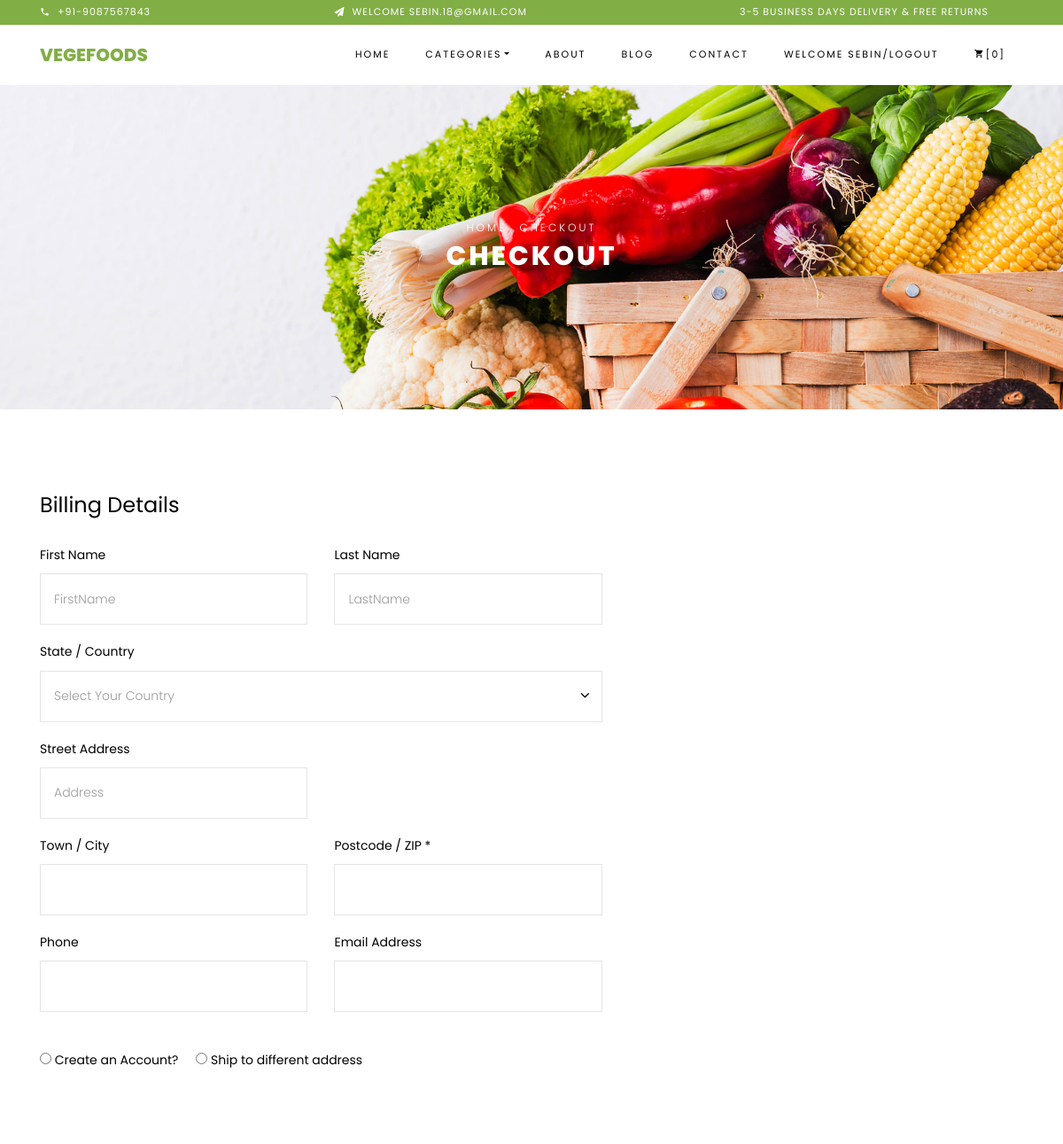
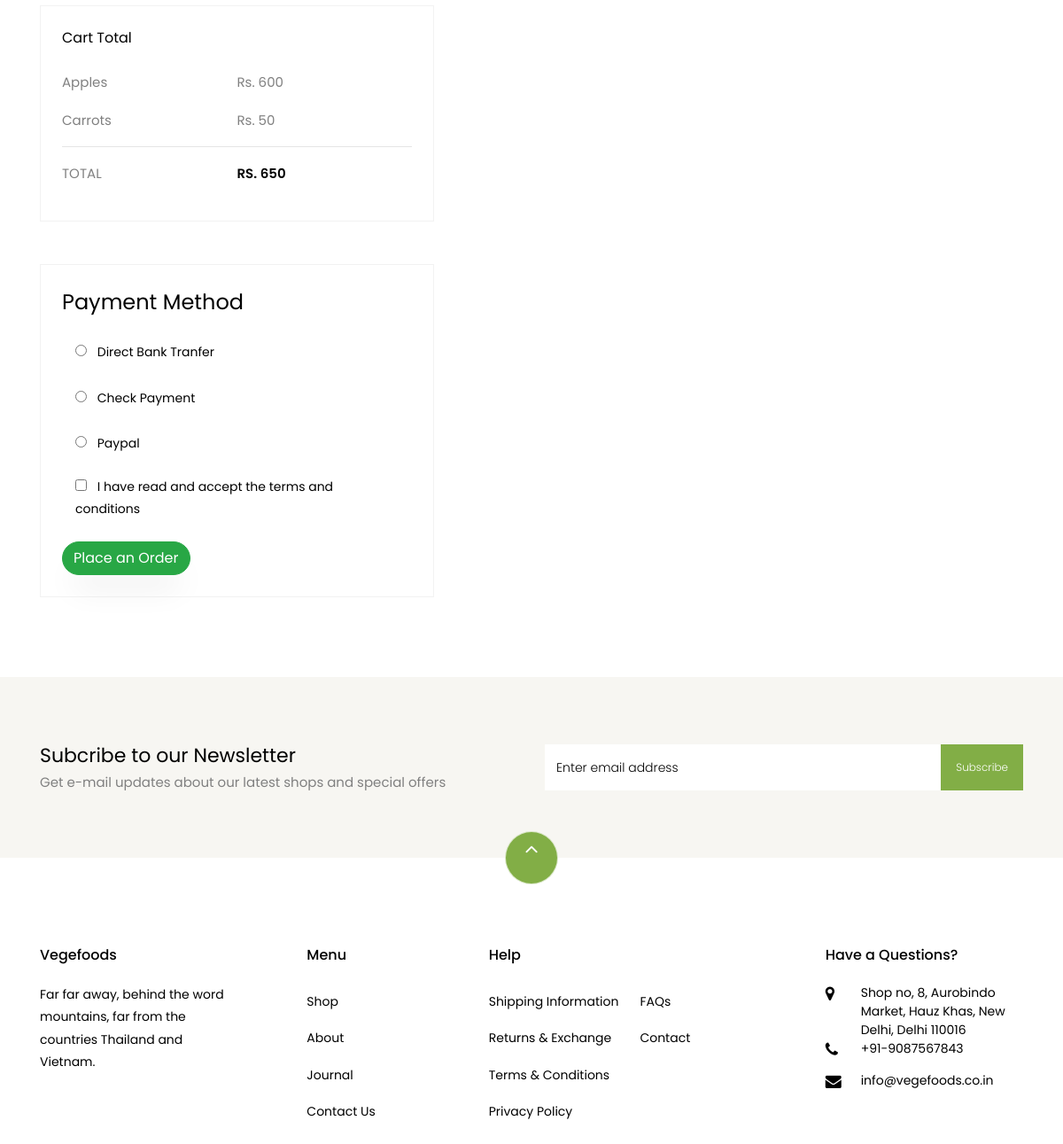
The app's page /Frontend/Checkout/ (signed in) with its own data (2 pictures, top to bottom).
### Frontend/models.py (models this page shows)
class cartDB(models.Model):
    Username = models.CharField(max_length=100, null=True, blank=True)
    Productname = models.CharField(max_length=100, null=True, blank=True)
    Quantity = models.IntegerField(null=True, blank=True)
    Price = models.IntegerField(null=True, blank=True)
    Totalprice = models.IntegerField(null=True, blank=True)

### Frontend/views.py (the view)
# urls.py: path('Checkout/', views.Checkout, name='Checkout'),
def Checkout(request):
    categories = CategoryDB.objects.all()
    cart = cartDB.objects.filter(Username=request.session['NAME'])
    total_price = 0
    for i in cart:
        total_price = total_price + i.Totalprice
    return render(request, 'Checkout.html', {'cart':cart, 'total_price':total_price, 'categories':categories})

### Frontend/templates/Checkout.html (shortened to what this page needs)
<!DOCTYPE html>
{% load static %}
<html lang="en">
   <head>
    <link rel="stylesheet" href="{% static 'Home/css/open-iconic-bootstrap.min.css' %}">
    <link rel="stylesheet" href="{% static 'Home/css/animate.css' %}">
    <link rel="stylesheet" href="{% static 'Home/css/owl.carousel.min.css' %}">
    <link rel="stylesheet" href="{% static 'Home/css/owl.theme.default.min.css' %}">
    <link rel="stylesheet" href="{% static 'Home/css/magnific-popup.css' %}">
    <link rel="stylesheet" href="{% static 'Home/css/aos.css' %}">
    <link rel="stylesheet" href="{% static 'Home/css/ionicons.min.css' %}">
    <link rel="stylesheet" href="{% static 'Home/css/bootstrap-datepicker.css' %}">
    <link rel="stylesheet" href="{% static 'Home/css/jquery.timepicker.css' %}">
    <link rel="stylesheet" href="{% static 'Home/css/flaticon.css' %}">
    <link rel="stylesheet" href="{% static 'Home/css/icomoon.css' %}">
    <link rel="stylesheet" href="{% static 'Home/css/style.css' %}">
  </head>
  <body class="goto-here">
		<div class="py-1 bg-primary">
    	<div class="container">
    		<div class="row no-gutters d-flex align-items-start align-items-center px-md-0">
	    		<div class="col-lg-12 d-block">
		    		<div class="row d-flex">
		    			<div class="col-md pr-4 d-flex topper align-items-center">
					    	<div class="icon mr-2 d-flex justify-content-center align-items-center"><span class="icon-phone2"></span></div>
						    <span class="text">+91-9087567843</span>
					    </div>
					    <div class="col-md pr-4 d-flex topper align-items-center">
					    	<div class="icon mr-2 d-flex justify-content-center align-items-center"><span class="icon-paper-plane"></span></div>
						    {% if request.session.EMAIL %}
                            <span class="text">Welcome {{request.session.EMAIL}}</span>
                            {% endif %}
					    </div>
					    <div class="col-md-5 pr-4 d-flex topper align-items-center text-lg-right">
						    <span class="text">3-5 Business days delivery &amp; Free Returns</span>
					    </div>
				    </div>
			    </div>
		    </div>
		  </div>
    </div>
    <nav class="navbar navbar-expand-lg navbar-dark ftco_navbar bg-dark ftco-navbar-light" id="ftco-navbar">
	    <div class="container">
	      <a class="navbar-brand" href="{% url 'Homepage' %}">Vegefoods</a>
	      <div class="collapse navbar-collapse" id="ftco-nav">
	        <ul class="navbar-nav ml-auto">
	          <li class="nav-item active"><a href="{% url 'Homepage' %}" class="nav-link">Home</a></li>
	          <li class="nav-item dropdown">
              <a class="nav-link dropdown-toggle" href="#" id="dropdown04" data-toggle="dropdown"
                 aria-haspopup="true" aria-expanded="false">Categories</a>
            </li>
	          <li class="nav-item"><a href="{% url 'AboutPage' %}" class="nav-link">About</a></li>
	          <li class="nav-item"><a href="{% url 'FrontendBlog' %}" class="nav-link">Blog</a></li>
	          <li class="nav-item"><a href="{% url 'ContactPage' %}" class="nav-link">Contact</a></li>
                {% if request.session.NAME %}
              <li class="nav-item"><a href="{% url 'UserLogout' %}" class="nav-link">Welcome
                  {{request.session.NAME}}/Logout</a></li>
                {% else %}
	          <li class="nav-item"><a href="{% url 'UserLogin' %}" class="nav-link">Register/Login</a></li>
                {% endif %}
	          <li class="nav-item cta cta-colored"><a href="{% url 'cart_page' %}" class="nav-link"><span
                      class="icon-shopping_cart"></span>[0]</a></li>
	        </ul>
	      </div>
	    </div>
	  </nav>
    <div class="hero-wrap hero-bread" style="background-image: url({% static 'Home/images/bg_1.jpg' %});">
      <div class="container">
        <div class="row no-gutters slider-text align-items-center justify-content-center">
          <div class="col-md-9 ftco-animate text-center">
          	<p class="breadcrumbs"><span class="mr-2"><a href="index.html">Home</a></span> <span>Checkout</span></p>
            <h1 class="mb-0 bread">Checkout</h1>
          </div>
        </div>
      </div>
    </div>
    <section class="ftco-section">
      <div class="container">
        <div class="row justify-content-center">
			<form action="{% url 'CheckoutDBsave' %}" class="billing-form" method="post">
          <div class="col-xl-7 ftco-animate">
							<h3 class="mb-4 billing-heading">Billing Details</h3>
	          	<div class="row align-items-end">
	          		<div class="col-md-6">
	                <div class="form-group">
	                	<label for="firstname">First Name</label>
	                  <input type="text" class="form-control" placeholder="FirstName" name="firstname" required>
	                </div>
	              </div>
	              <div class="col-md-6">
	                <div class="form-group">
	                	<label for="lastname">Last Name</label>
	                  <input type="text" class="form-control" placeholder="LastName" name="lastname" required>
	                </div>
                </div>
		            <div class="col-md-12">
		            	<div class="form-group">
		            		<label for="country">State / Country</label>
		            		<div class="select-wrap">
		                  <div class="icon"><span class="ion-ios-arrow-down"></span></div>
		                  <select name="country" id="" class="form-control" required>
		                  	<option>Select Your Country</option>
		                  </select>
		                </div>
		            	</div>
		            </div>
		            <div class="col-md-6">
		            	<div class="form-group">
	                	<label for="streetaddress">Street Address</label>
	                  <input type="text" class="form-control" placeholder="Address" name="address" required>
	                </div>
		            </div>
		            <div class="col-md-6">
		            	<div class="form-group">
	                	<label for="towncity">Town / City</label>
	                  <input type="text" class="form-control" placeholder="" name="city" required>
	                </div>
		            </div>
		            <div class="col-md-6">
		            	<div class="form-group">
		            		<label for="postcodezip">Postcode / ZIP *</label>
	                  <input type="text" class="form-control" placeholder="" name="pincode" required>
	                </div>
		            </div>
		            <div class="col-md-6">
	                <div class="form-group">
	                	<label for="phone">Phone</label>
	                  <input type="text" class="form-control" placeholder="" name="mobile" required>
	                </div>
	              </div>
	              <div class="col-md-6">
	                <div class="form-group">
	                	<label for="emailaddress">Email Address</label>
	                  <input type="text" class="form-control" placeholder="" name="email" required>
	                </div>
                </div>
                <div class="col-md-12">
                	<div class="form-group mt-4">
										<div class="radio">
										  <label class="mr-3"><input type="radio" name="optradio"> Create an Account? </label>
										  <label><input type="radio" name="optradio"> Ship to different address</label>
										</div>
									</div>
                </div>
	            </div>
					</div>
					<div class="col-xl-5">
	          <div class="row mt-5 pt-3">
	          	<div class="col-md-12 d-flex mb-5">
	          		<div class="cart-detail cart-total p-3 p-md-4">
	          			<h3 class="billing-heading mb-4">Cart Total</h3>
						{% for i in cart %}
	          			<p class="d-flex">
		    						<span>{{i.Productname}}</span>
		    						<span>Rs. {{i.Totalprice}}</span>
		    					</p>
								{% endfor %}
		    					<hr>
		    					<p class="d-flex total-price">
		    						<span>Total</span>
		    						<span>Rs. {{total_price}}</span>
		    					</p>
								</div>
	          	</div>
	          	<div class="col-md-12">
	          		<div class="cart-detail p-3 p-md-4">
	          			<h3 class="billing-heading mb-4">Payment Method</h3>
									<div class="form-group">
										<div class="col-md-12">
											<div class="radio">
											   <label><input type="radio" name="optradio" class="mr-2"> Direct Bank Tranfer</label>
											</div>
										</div>
									</div>
									<div class="form-group">
										<div class="col-md-12">
											<div class="radio">
											   <label><input type="radio" name="optradio" class="mr-2"> Check Payment</label>
											</div>
										</div>
									</div>
									<div class="form-group">
										<div class="col-md-12">
											<div class="radio">
											   <label><input type="radio" name="optradio" class="mr-2"> Paypal</label>
											</div>
										</div>
									</div>
									<div class="form-group">
										<div class="col-md-12">
											<div class="checkbox">
											   <label><input type="checkbox" value="" class="mr-2"> I have read and accept the terms and conditions</label>
											</div>
										</div>
									</div>
									<button type="submit" class="btn btn-success rounded-pill bg-success">Place
									an Order</button>
								</div>
	          	</div>
	          </div>
          </div>
			</form>
        </div>
      </div>
    </section>
		<section class="ftco-section ftco-no-pt ftco-no-pb py-5 bg-light">
      <div class="container py-4">
        <div class="row d-flex justify-content-center py-5">
          <div class="col-md-6">
          	<h2 style="font-size: 22px;" class="mb-0">Subcribe to our Newsletter</h2>
          	<span>Get e-mail updates about our latest shops and special offers</span>
          </div>
          <div class="col-md-6 d-flex align-items-center">
            <form action="#" class="subscribe-form">
              <div class="form-group d-flex">
                <input type="text" class="form-control" placeholder="Enter email address">
                <input type="submit" value="Subscribe" class="submit px-3">
              </div>
            </form>
          </div>
        </div>
      </div>
    </section>
    <footer class="ftco-footer ftco-section">
      <div class="container">
      	<div class="row">
      		<div class="mouse">
						<a href="#" class="mouse-icon">
							<div class="mouse-wheel"><span class="ion-ios-arrow-up"></span></div>
						</a>
					</div>
      	</div>
        <div class="row mb-5">
          <div class="col-md">
            <div class="ftco-footer-widget mb-4">
              <h2 class="ftco-heading-2">Vegefoods</h2>
              <p>Far far away, behind the word mountains, far from the countries Thailand and Vietnam.</p>
              <ul class="ftco-footer-social list-unstyled float-md-left float-lft mt-5">
              </ul>
            </div>
          </div>
          <div class="col-md">
            <div class="ftco-footer-widget mb-4 ml-md-5">
              <h2 class="ftco-heading-2">Menu</h2>
              <ul class="list-unstyled">
                <li><a href="#" class="py-2 d-block">Shop</a></li>
                <li><a href="#" class="py-2 d-block">About</a></li>
                <li><a href="#" class="py-2 d-block">Journal</a></li>
                <li><a href="#" class="py-2 d-block">Contact Us</a></li>
              </ul>
            </div>
          </div>
          <div class="col-md-4">
             <div class="ftco-footer-widget mb-4">
              <h2 class="ftco-heading-2">Help</h2>
              <div class="d-flex">
	              <ul class="list-unstyled mr-l-5 pr-l-3 mr-4">
	                <li><a href="#" class="py-2 d-block">Shipping Information</a></li>
	                <li><a href="#" class="py-2 d-block">Returns &amp; Exchange</a></li>
	                <li><a href="#" class="py-2 d-block">Terms &amp; Conditions</a></li>
	                <li><a href="#" class="py-2 d-block">Privacy Policy</a></li>
	              </ul>
	              <ul class="list-unstyled">
	                <li><a href="#" class="py-2 d-block">FAQs</a></li>
	                <li><a href="#" class="py-2 d-block">Contact</a></li>
	              </ul>
	            </div>
            </div>
          </div>
          <div class="col-md">
            <div class="ftco-footer-widget mb-4">
            	<h2 class="ftco-heading-2">Have a Questions?</h2>
            	<div class="block-23 mb-3">
	              <ul>
	                <li><span class="icon icon-map-marker"></span><span class="text">Shop no, 8, Aurobindo Market, Hauz Khas, New Delhi, Delhi 110016</span></li>
	                <li><a href="#"><span class="icon icon-phone"></span><span class="text">+91-9087567843</span></a></li>
	                <li><a href="#"><span class="icon icon-envelope"></span>info@vegefoods.co.in</a></li>
	              </ul>
	            </div>
            </div>
          </div>
        </div>
      </div>
    </footer>
  </body>
</html>

### Frontend/static/Home/css/icomoon.css (style rules this page uses)
[class^="icon-"], [class*=" icon-"] { font-family: 'icomoon' !important; speak: none; font-style: normal; font-weight: normal; font-variant: normal; text-transform: none; line-height: 1; -webkit-font-smoothing: antialiased; -moz-osx-font-smoothing: grayscale; }
.icon-map-marker:before { content: "\f041"; }
.icon-phone:before { content: "\f095"; }
.icon-envelope:before { content: "\f0e0"; }
.icon-paper-plane:before { content: "\f1d8"; }
.icon-phone2:before { content: "\e0cd"; }
.icon-shopping_cart:before { content: "\e8cc"; }

### records on screen
cartDB: Productname "Apples", Totalprice "600"
cartDB: Productname "Carrots", Totalprice "50"

### other values on screen
{{ request.session.EMAIL }} "SEBIN.18@GMAIL.COM"
{{ request.session.NAME }} "SEBIN"
{{ total_price }} "650"
